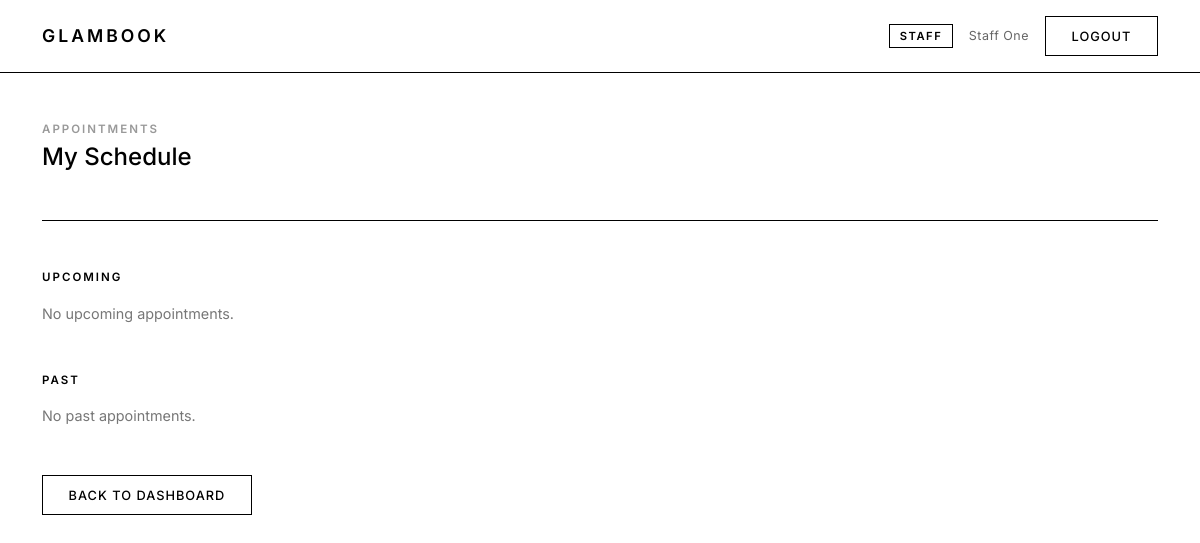
The page /appointments/my-appointments/ (signed in) on the database as committed earlier.
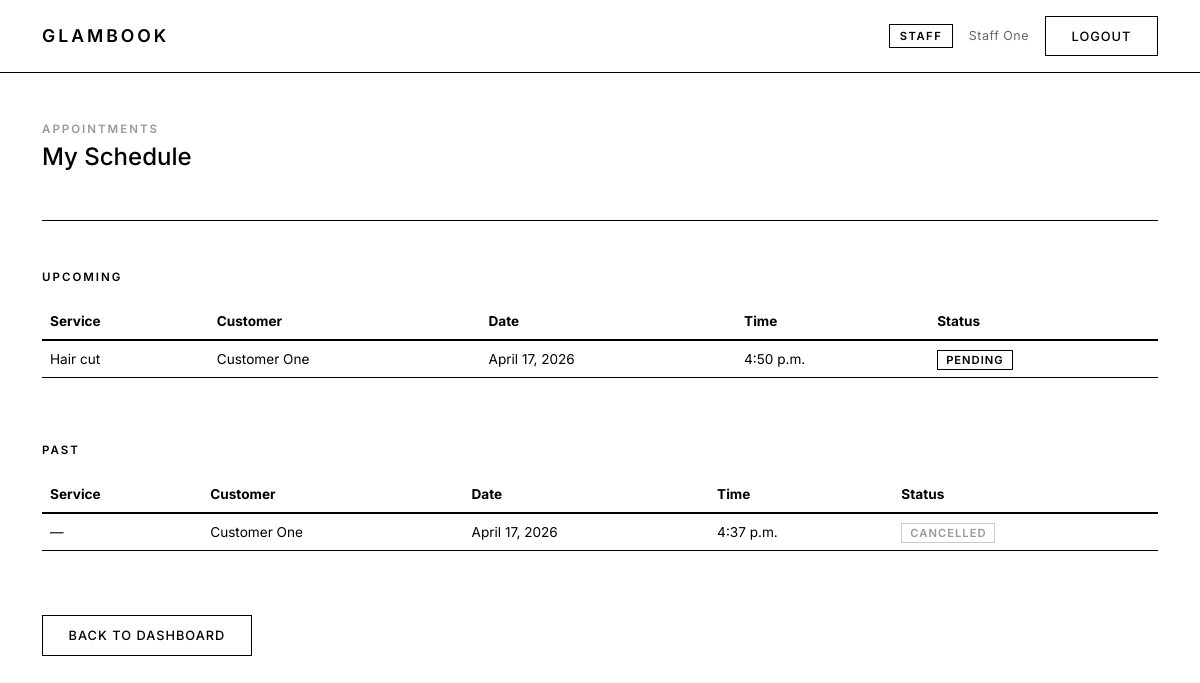
The same page on the database as committed later.
### glambookapp/models.py (models this page shows, shortened)
class UserProfile(models.Model):
    ROLE_CHOICES = [
        ('customer', 'Customer'),
        ('staff', 'Staff'),
        ('admin', 'Admin'),
    ]
    user = models.OneToOneField(User, on_delete=models.CASCADE, related_name='profile')
    role = models.CharField(max_length=20, choices=ROLE_CHOICES, default='customer')

### appointments/models.py (models this page shows, shortened)
class Appointment(models.Model):
    STATUS_CHOICES = (
        ('pending', 'Pending'),
        ('confirmed', 'Confirmed'),
        ('completed', 'Completed'),
        ('cancelled', 'Cancelled'),
        ('rescheduled', 'Rescheduled'),
    )
    customer = models.ForeignKey(User, on_delete=models.CASCADE, related_name='appointments_as_customer')
    provider = models.ForeignKey(User, on_delete=models.SET_NULL, null=True, blank=True, related_name='appointments_as_provider')
    service = models.ForeignKey('services.ServiceType', on_delete=models.SET_NULL, null=True, related_name='appointments')
    date = models.DateField()
    time = models.TimeField()
    status = models.CharField(max_length=20, choices=STATUS_CHOICES, default='pending')
    created_at = models.DateTimeField(auto_now_add=True)
    updated_at = models.DateTimeField(auto_now=True)
    class Meta:
        ordering = ['-date', '-time']

### services/models.py (models this page shows, shortened)
class ServiceType(models.Model):
    name = models.CharField(max_length=100)
    description = models.TextField(blank=True)
    duration_minutes = models.PositiveIntegerField(default=30)
    price = models.DecimalField(max_digits=8, decimal_places=2)
    is_active = models.BooleanField(default=True)
    created_at = models.DateTimeField(auto_now_add=True)
    class Meta:
        ordering = ['name']

### appointments/views.py (the view, shortened to what this page needs)
# urls.py: path('my-appointments/', views.my_appointments, name='my_appointments'),
@login_required
def my_appointments(request):
    user_profile = getattr(request.user, 'profile', None)
    role = user_profile.role if user_profile else 'customer'
    if role == 'staff':
        upcoming = Appointment.objects.filter(
            provider=request.user, status__in=['pending', 'confirmed']
        ).order_by('date', 'time')
        past = Appointment.objects.filter(
            provider=request.user, status__in=['completed', 'cancelled', 'rescheduled']
        ).order_by('-date', '-time')
    return render(request, 'appointments/my_appointments.html', {
        'upcoming': upcoming,
        'past': past,
        'is_staff': role == 'staff',
    })

### templates/appointments/my_appointments.html (shortened to what this page needs)
{% extends 'glambookapp/base.html' %}
{% block content %}
<div class="container py-5">
    <div class="mb-5">
        <p style="font-size:0.72rem; font-weight:600; letter-spacing:2px; text-transform:uppercase; color:#999; margin-bottom:0.3rem;">
            Appointments
        </p>
        <h4 class="mb-0" style="font-weight:500;">
            {% if request.user.is_staff %}
                My Schedule
            {% else %}
                My Appointments
            {% endif %}
        </h4>
    </div>
    <hr class="mb-5">
    <div class="mb-5">
        <p style="font-size:0.72rem; font-weight:600; letter-spacing:2px; text-transform:uppercase; margin-bottom:1rem;">
            Upcoming
        </p>
        {% if upcoming %}
        <div class="table-responsive">
            <table class="table" style="font-size:0.85rem;">
                <thead>
                    <tr style="border-bottom: 2px solid #000;">
                        <th>Service</th>
                        {% if request.user.is_staff %}
                        <th>Customer</th>
                        {% else %}
                        <th>Staff</th>
                        {% endif %}
                        <th>Date</th>
                        <th>Time</th>
                        <th>Status</th>
                    </tr>
                </thead>
                <tbody>
                    {% for appointment in upcoming %}
                    <tr>
                        <td>{{ appointment.service.name|default:"—" }}</td>
                        {% if request.user.is_staff %}
                        <td>{{ appointment.customer.first_name }} {{ appointment.customer.last_name }}</td>
                        {% endif %}
                        <td>{{ appointment.date }}</td>
                        <td>{{ appointment.time }}</td>
                        <td>
                            <span style="font-size:0.7rem; font-weight:600; letter-spacing:1px; text-transform:uppercase; border:1px solid #000; padding:0.15rem 0.5rem;">
                                {{ appointment.get_status_display }}
                            </span>
                        </td>
                    </tr>
                    {% endfor %}
                </tbody>
            </table>
        </div>
        {% else %}
        <p class="text-muted">No upcoming appointments.</p>
        {% endif %}
    </div>
    <div class="mb-5">
        <p style="font-size:0.72rem; font-weight:600; letter-spacing:2px; text-transform:uppercase; margin-bottom:1rem;">
            Past
        </p>
        {% if past %}
        <div class="table-responsive">
            <table class="table" style="font-size:0.85rem;">
                <thead>
                    <tr style="border-bottom: 2px solid #000;">
                        <th>Service</th>
                        {% if request.user.is_staff %}
                        <th>Customer</th>
                        {% else %}
                        <th>Staff</th>
                        {% endif %}
                        <th>Date</th>
                        <th>Time</th>
                        <th>Status</th>
                    </tr>
                </thead>
                <tbody>
                    {% for appointment in past %}
                    <tr>
                        <td>{{ appointment.service.name|default:"—" }}</td>
                        {% if request.user.is_staff %}
                        <td>{{ appointment.customer.first_name }} {{ appointment.customer.last_name }}</td>
                        {% endif %}
                        <td>{{ appointment.date }}</td>
                        <td>{{ appointment.time }}</td>
                        <td>
                            <span style="font-size:0.7rem; font-weight:600; letter-spacing:1px; text-transform:uppercase; border:1px solid #ccc; color:#999; padding:0.15rem 0.5rem;">
                                {{ appointment.get_status_display }}
                            </span>
                        </td>
                    </tr>
                    {% endfor %}
                </tbody>
            </table>
        </div>
        {% else %}
        <p class="text-muted">No past appointments.</p>
        {% endif %}
    </div>
    <a href="{% url 'home' %}" class="btn btn-outline-dark btn-sm">Back to Dashboard</a>
</div>
{% endblock %}

### templates/glambookapp/base.html (shortened to what this page needs)
<!DOCTYPE html>
<html lang="en">
<head>
    <link href="https://cdn.jsdelivr.net/npm/bootstrap@5.3.3/dist/css/bootstrap.min.css" rel="stylesheet">
    <link href="https://cdn.jsdelivr.net/npm/bootstrap-icons@1.11.3/font/bootstrap-icons.css" rel="stylesheet">
</head>
<body>
    {% if request.user.is_authenticated %}
    <nav class="site-nav">
        <div class="container d-flex align-items-center justify-content-between">
            <a class="brand" href="{% url 'home' %}">GlamBook</a>
            <div class="d-flex align-items-center gap-3">
                <span class="role-tag">{{ request.user.profile.get_role_display }}</span>
                <span class="nav-meta d-none d-md-inline">{{ request.user.get_full_name|default:request.user.username }}</span>
                <form method="post" action="{% url 'logout' %}">
                    <button type="submit" class="btn btn-outline-dark btn-sm">Logout</button>
                </form>
            </div>
        </div>
    </nav>
    {% endif %}
    {% block content %}{% endblock %}
</body>
</html>

### templates/glambookapp/base.html (style rules this page uses)
* { box-sizing: border-box; }
body { font-family: 'Inter', sans-serif; background: #fff; color: #000; font-size: 0.9rem; }
.site-nav { border-bottom: 1px solid #000; padding: 1rem 0; background: #fff; }
.site-nav .brand { font-size: 1.1rem; font-weight: 600; letter-spacing: 3px; text-transform: uppercase; color: #000; text-decoration: none; }
.site-nav .nav-meta { font-size: 0.78rem; color: #666; letter-spacing: 0.5px; }
.site-nav .role-tag { font-size: 0.7rem; font-weight: 600; letter-spacing: 1.5px; text-transform: uppercase; border: 1px solid #000; padding: 0.15rem 0.6rem; color: #000; }
.btn-outline-dark, .btn-secondary { background: #fff; color: #000; border: 1px solid #000; border-radius: 0; font-size: 0.8rem; font-weight: 500; letter-spacing: 1px; text-transform: uppercase; padding: 0.6rem 1.6rem; transition: background 0.15s, color 0.15s; }
.table { border-color: #000; }
a { color: #000; }
hr { border-color: #000; opacity: 1; }

Rows that differ between the two databases and show on the page:
added Appointment: service.name "Hair cut", customer.first_name "Customer", customer.last_name "One", date "April 17, 2026", time "4:50 p.m.", status "PENDING", shown under "My Schedule"
added Appointment: service.name "—", customer.first_name "Customer", customer.last_name "One", date "April 17, 2026", time "4:37 p.m.", status "CANCELLED"
Other text that changed with them:
text no longer shown: "No upcoming appointments. No past appointments."
text now shown: "Service Customer Date Time Status Service Customer Date Time Status"
